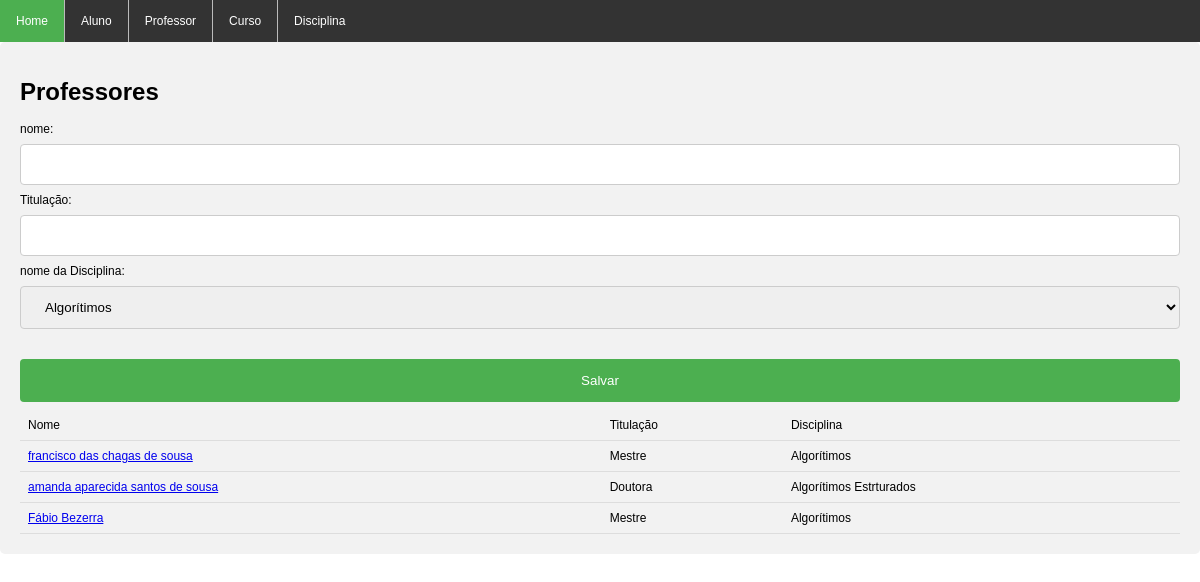
Screenshot of /professor/professor.php with the database file from the repository.
### tables this page shows
CREATE TABLE `professor` (
  `id` int(11) NOT NULL,
  `nome` varchar(100) DEFAULT NULL,
  `titulacao` varchar(100) DEFAULT NULL,
  `disciplina` int(11) DEFAULT NULL
);

CREATE TABLE `disciplina` (
  `id` int(11) NOT NULL,
  `nome` varchar(100) DEFAULT NULL
);

### professor/professor.php (the view, shortened to what this page needs)
<!DOCTYPE html>
<html>
<head>
    <link rel="stylesheet" type="text/css" href="../estilo.css"/>
</head>
	<body>
	<ul>
		<li><a class="active" href="../index.php">Home</a></li>
		 <li><a href="../aluno/aluno.php">Aluno</a></li>
		 <li><a href="professor.php">Professor</a></li>
		 <li><a href="../curso/curso.php">Curso</a></li>
		 <li ><a href="../disciplina/disciplina.php">Disciplina</a></li>
	</ul>
	<div>
	<h1>Professores</h1>
	<form method="post" action="inserir_professor.php">
		nome:<br>
		<input type="text" name="nome">
		<br>
		Titulação:<br>
		<input type="text" name="titulacao">
		<br>
		nome da Disciplina:<br>
		<select name="disciplina">
		<?
		include_once("../conexao.php");
		$sql = "SELECT id, nome FROM disciplina";
		$disciplina = $conexao->query($sql);
		?>
		<? while($opcoes = $disciplina->fetch_assoc()) { ?>
		<option value="<?= $opcoes['id'] ?>">
		<?= $opcoes['nome'] ?></option>
		<? } ?>
		</select>
		<br><br>
		<input type="submit" name="submit" value="Salvar">
	</form>
	<?php
	$consulta = "SELECT p.*, d.nome as dnome
	FROM professor p, disciplina d
	WHERE p.disciplina=d.id";
	$resultado = $conexao->query($consulta);
	?>
	<table>
	<tr>
	<td>Nome</td>
	<td>Titulação</td>
	<td>Disciplina</td>
	</tr>
	<? while($linha = $resultado->fetch_assoc()) {
	?>
	<tr>
	<td>
	<a href="editar_professor.php?id=<?= $linha['id'] ?>">
	<?= $linha['nome'] ?>
	</a>
	</td>
	<td><?= $linha['titulacao'] ?></td>
	<td><?= $linha['dnome'] ?></td>
	</tr>
	<? } ?>
	</table>
	</div>
  </body>
</html>

### estilo.css (style rules this page uses)
table { border-collapse: collapse; width: 100%; }
th, td { padding: 8px; text-align: left; border-bottom: 1px solid #ddd; }
body { font-size: 12px; font-family: Arial, Helvetica, sans-serif; margin: 0px; font-weight: normal }
ul { list-style-type: none; margin: 0; padding: 0; overflow: hidden; background-color: #333; }
li { float: left; border-right:1px solid #bbb; }
li:last-child { border-right: none; }
li a { display: block; color: white; text-align: center; padding: 14px 16px; text-decoration: none; }
.active { background-color: #4CAF50; }
input[type=text], select { width: 100%; padding: 12px 20px; margin: 8px 0; display: inline-block; border: 1px solid #ccc; border-radius: 4px; box-sizing: border-box; }
input[type=submit] { width: 100%; background-color: #4CAF50; color: white; padding: 14px 20px; margin: 8px 0; border: none; border-radius: 4px; cursor: pointer; }
div { border-radius: 5px; background-color: #f2f2f2; padding: 20px; }

### rows the page displays
professor: nome "francisco das chagas de sousa", titulacao "Mestre", disciplina.nome "Algorítimos"
professor: nome "amanda aparecida santos de sousa", titulacao "Doutora", disciplina.nome "Algorítimos Estrturados"
professor: nome "Fábio Bezerra", titulacao "Mestre", disciplina.nome "Algorítimos"

### other values shown
form field disciplina "Algorítimos"
